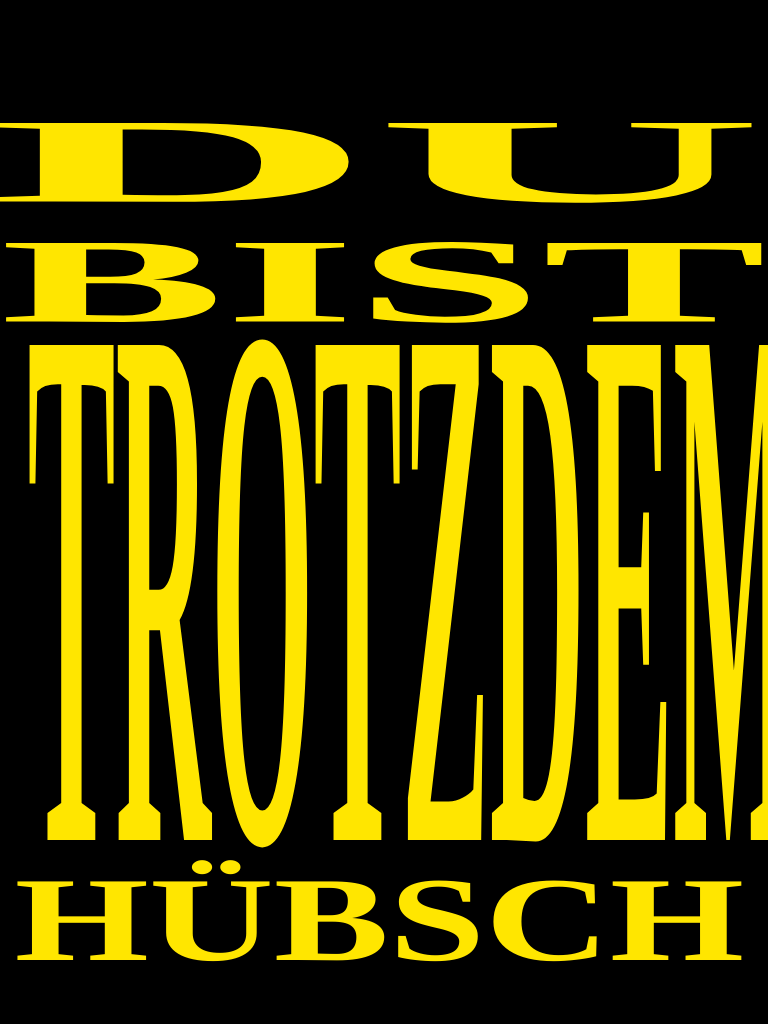
Frame 1 (no input)
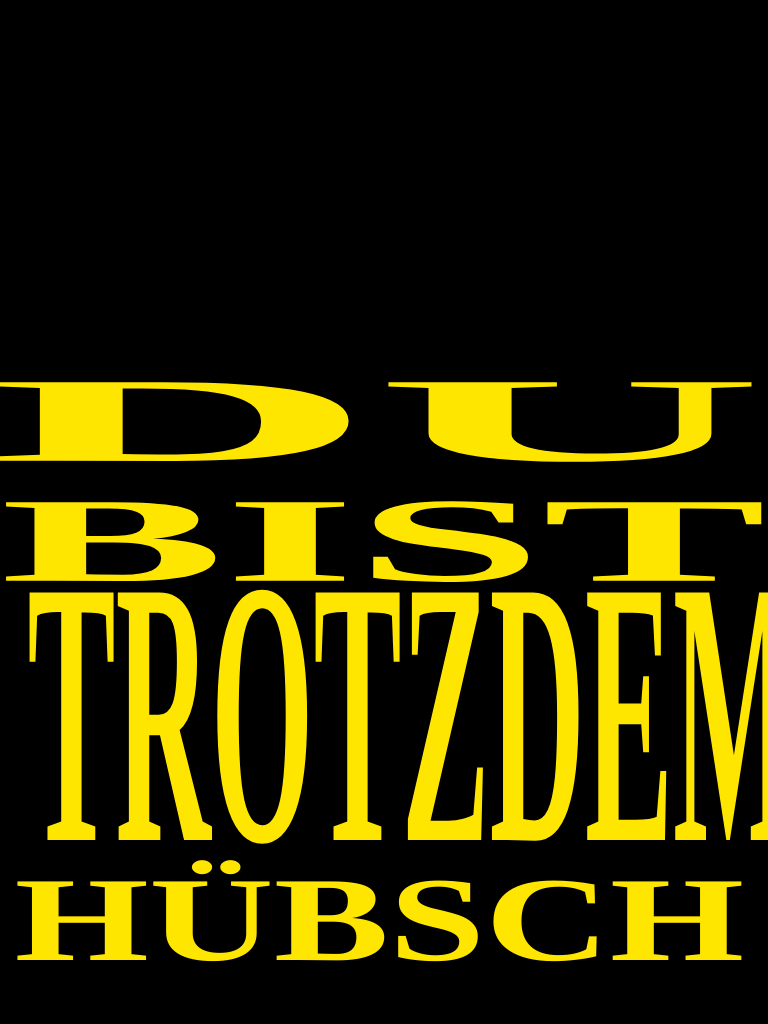
Frame 60 (no input)
Frame 120 (the mouse pressed at the canvas centre since frame 60): identical to frame 60, image omitted

The p5.js sketch that drew these frames (run headless with seeded random() and noise() and a simulated clock; from frame 60 on, the mouse is pressed at the canvas centre):

// p5.js sketch
// ── sketch.js
var textStart;
// var value;
// var myScaleX;
var a = 0;
var s = 0;
var faktor = 1;


function setup() {
  createCanvas(768,1024);
  angleMode(DEGREES);

  textStart = 600;

  myScaleY = mouseY;

  // text settings
  textSize(120);
  textFont("GT America");
  textStyle(BOLD);

}

function draw() {
  // background(0, 0, 172);
  // background(26, 51, 140);
  // background(183, 139, 95);
  // background(117, 122, 78);
  // background(38, 38, 36);
  background(0);

  a = a + faktor;
  s = cos(a) * 6.3;
  // fill(217, 166, 0);
  // fill(255, 128, 89);
  // fill(95, 75, 139);
  // fill(242, 255, 0);
  // fill(102, 217, 0);
  fill(255, 230, 0);

  if(a > 89) {
    faktor = faktor * -1;
  }
  if( a < 0) {
    faktor = faktor * -1;
  }

  var asc = textAscent() * s;

  translate(-15, textStart);
  scale(4.5, 1);
  text("DU", 0, (asc / 1.3 - 120) * -1);
  resetMatrix();

  translate(.5, textStart + 120);
  scale(2.8, 1);
  text("BIST", 0, (asc / 1.3 - 120) * - 1);
  resetMatrix();

  translate(14.5, textStart + 360);
  scale(1.44, 1);
  text("HÜBSCH", 0, 0);
  resetMatrix();

  translate(27.5, textStart + 240);
  scale(1.1, s);
  text("TROTZDEM", 0, 0);
  resetMatrix();




  // print(asc);
  }






// }
